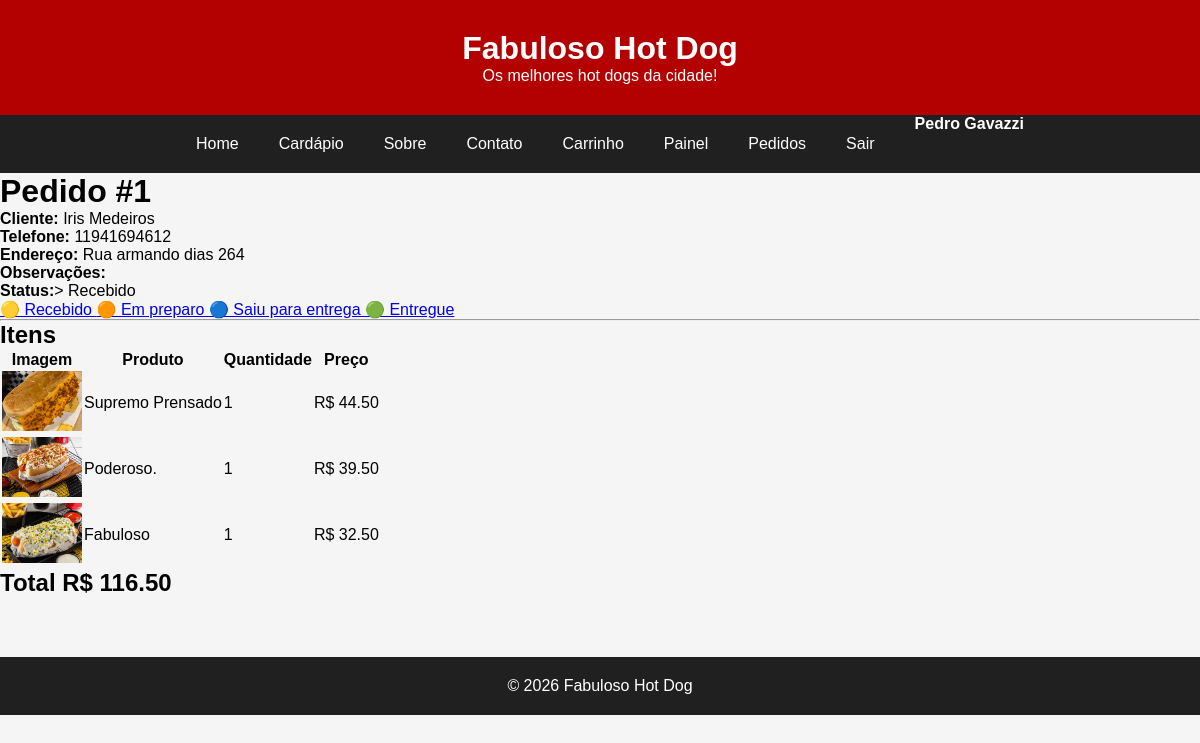
/pedido/1 (signed in), run on an earlier commit of the app's database.
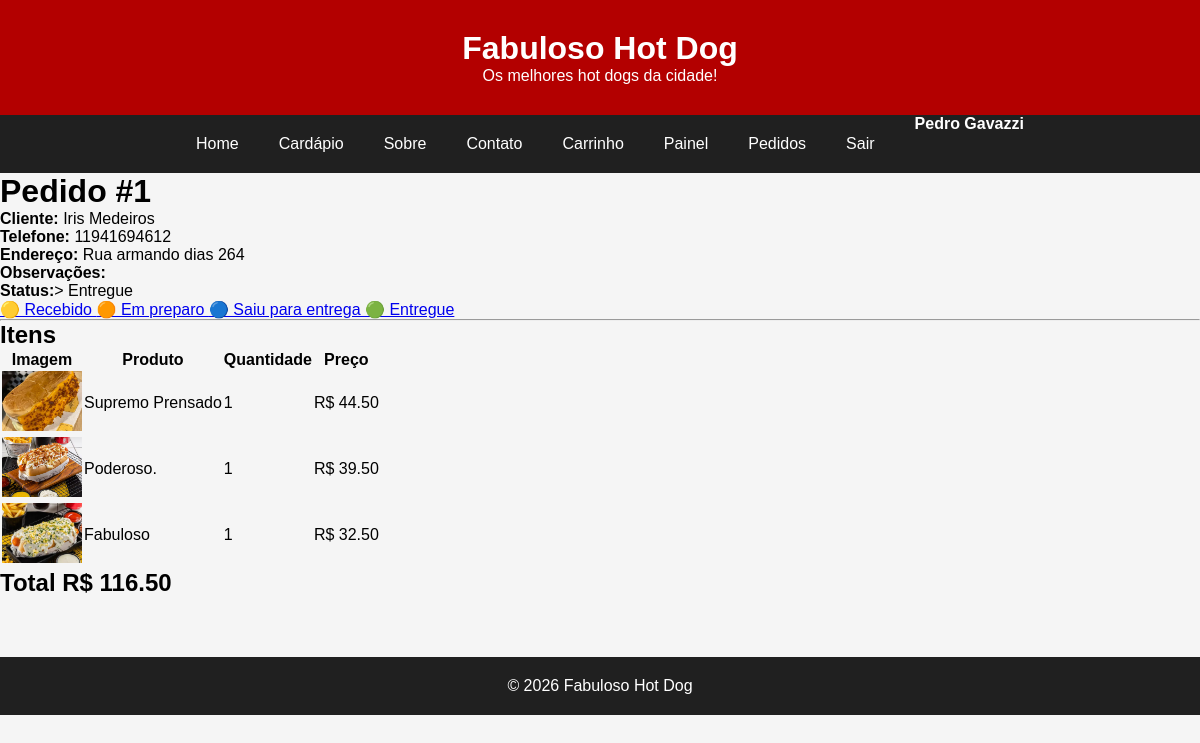
And on a later commit of the database.
### tables this page shows
CREATE TABLE pedidos(

    id INTEGER PRIMARY KEY AUTOINCREMENT,

    cliente TEXT NOT NULL,

    telefone TEXT NOT NULL,

    endereco TEXT NOT NULL,

    observacao TEXT,

    total REAL NOT NULL,

    status TEXT DEFAULT 'Recebido'

);

CREATE TABLE itens_pedido(

    id INTEGER PRIMARY KEY AUTOINCREMENT,

    pedido_id INTEGER NOT NULL,

    produto_id INTEGER NOT NULL,

    quantidade INTEGER NOT NULL,

    preco REAL NOT NULL,

    FOREIGN KEY(pedido_id) REFERENCES pedidos(id),

    FOREIGN KEY(produto_id) REFERENCES produtos(id)

);

CREATE TABLE produtos(

    id INTEGER PRIMARY KEY AUTOINCREMENT,

    nome TEXT NOT NULL,

    descricao TEXT NOT NULL,

    preco REAL NOT NULL,

    imagem TEXT

);

### routes/pedidos.py (the view)
@pedidos.route("/pedido/<int:id_pedido>")
def visualizar_pedido(id_pedido):
    if "admin" not in session:
        return redirect(url_for("auth.login"))
    pedido = buscar_pedido_por_id(id_pedido)
    itens = listar_itens_pedido(id_pedido)
    return render_template(
        "pedido.html",
        pedido=pedido,
        itens=itens
    )

### database/database.py (called while the page is built)
def conectar():
    conexao = sqlite3.connect("database.db")
    conexao.row_factory = sqlite3.Row
    return conexao

def buscar_pedido_por_id(id_pedido):
    conexao = conectar()
    cursor = conexao.cursor()
    cursor.execute("""
        SELECT
            id,
            cliente,
            telefone,
            endereco,
            observacao,
            total,
            status
        FROM pedidos
        WHERE id = ?
    """,(id_pedido,))
    pedido = cursor.fetchone()
    conexao.close()
    return pedido

def listar_itens_pedido(id_pedido):
    conexao = conectar()
    cursor = conexao.cursor()
    cursor.execute("""
        SELECT

            produtos.nome,
            produtos.imagem,

            itens_pedido.quantidade,
            itens_pedido.preco

        FROM itens_pedido

        INNER JOIN produtos

            ON produtos.id = itens_pedido.produto_id

        WHERE pedido_id = ?

    """, (id_pedido,))
    itens = cursor.fetchall()
    conexao.close()
    return itens

### templates/pedido.html (shortened to what this page needs)
{% extends "base.html" %}
{% block conteudo %}
<h1>
Pedido #{{ pedido.id }}
</h1>
<p>
<strong>Cliente:</strong>
{{ pedido.cliente }}
</p>
<p>
<strong>Telefone:</strong>
{{ pedido.telefone }}
</p>
<p>
<strong>Endereço:</strong>
{{ pedido.endereco }}
</p>
<p>
<strong>Observações:</strong>
</p>
<p>
    <strong>Status:</strong>> {{ pedido.status}}
</p>
<div class="acoes-status">
    <a href="{{ url_for('pedidos.alterar_status', id_pedido=pedido.id, status='Recebido') }}">
        🟡 Recebido
    </a>
    <a href="{{ url_for('pedidos.alterar_status', id_pedido=pedido.id, status='Em preparo') }}">
        🟠 Em preparo
    </a>
    <a href="{{ url_for('pedidos.alterar_status', id_pedido=pedido.id, status='Saiu para entrega') }}">
        🔵 Saiu para entrega
    </a>
    <a href="{{ url_for('pedidos.alterar_status', id_pedido=pedido.id, status='Entregue') }}">
        🟢 Entregue
    </a>
</div>
<hr>
<h2>Itens</h2>
<table>
<tr>
<th>Imagem</th>
<th>Produto</th>
<th>Quantidade</th>
<th>Preço</th>
</tr>
{% for item in itens %}
<tr>
<td>
<img
width="80"
src="{{ url_for('static', filename='uploads/' + item.imagem) }}">
</td>
<td>
{{ item.nome }}
</td>
<td>
{{ item.quantidade }}
</td>
<td>
R$ {{ "%.2f"|format(item.preco) }}
</td>
</tr>
{% endfor %}
</table>
<h2>
Total
R$ {{ "%.2f"|format(pedido.total) }}
</h2>
{% endblock %}

### templates/base.html (shortened to what this page needs)
<!DOCTYPE html>
<html lang="pt-BR">
<head>
    <link rel="stylesheet"
          href="{{ url_for('static', filename='css/style.css') }}">
</head>
<body>
<header>
    <h1>Fabuloso Hot Dog</h1>
    <p>Os melhores hot dogs da cidade!</p>
</header>
<nav>
    <a href="{{ url_for('loja.inicio') }}">Home</a>
    <a href="#">Cardápio</a>
    <a href="#">Sobre</a>
    <a href="#">Contato</a>
    <a href="{{ url_for('loja.carrinho') }}">Carrinho</a>
    {% if "admin" in session %}
        <a href="{{ url_for('admin.painel') }}">Painel</a>
        <a href="{{ url_for('pedidos.listar_pedidos') }}">Pedidos</a>
        <a href="{{ url_for('auth.logout') }}">Sair</a>
        <span class="usuario">
            {{ session["admin"] }}
    </span>
    {% else %}
        <a href="{{ url_for('auth.login') }}">Login</a>
    {% endif %}
</nav>
{% block conteudo %}
{% endblock %}
<footer>
    <p>© 2026 Fabuloso Hot Dog</p>
</footer>
</body>
</html>

### static/css/style.css (style rules this page uses)
* { margin:0; padding:0; box-sizing:border-box; }
body { font-family:Arial, Helvetica, sans-serif; background:#f5f5f5; }
header { background:#b30000; color:white; padding:30px; text-align:center; }
nav { background:#202020; display:flex; justify-content:center; }
nav a { color:white; text-decoration:none; padding:20px; }
footer { margin-top:60px; background:#202020; color:white; text-align:center; padding:20px; }
.usuario { color:white; margin-left:20px; font-weight:bold; }

What changed in the data, as far as the page shows it:
changed pedidos "Iris Medeiros": status "Recebido" → "Entregue"
